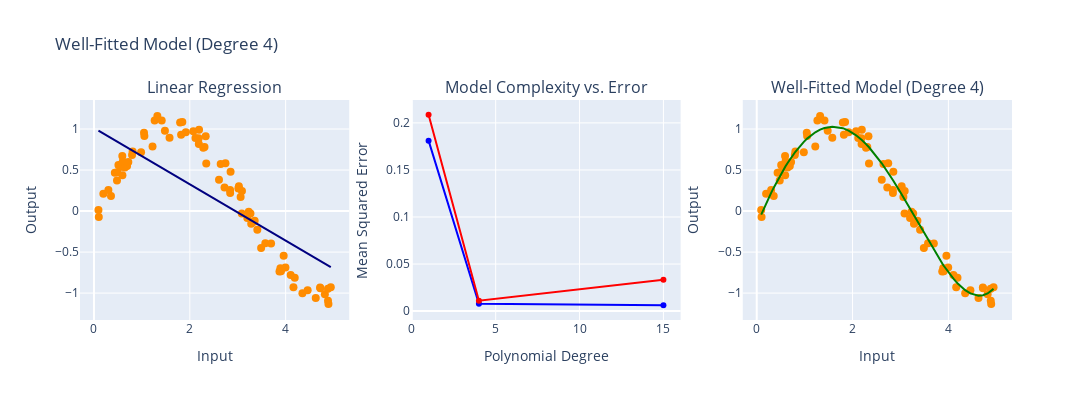

The cell this chart's notebook holds for it:
### Code cell
import numpy as np
import plotly.graph_objects as go
from sklearn.linear_model import LinearRegression
from sklearn.preprocessing import PolynomialFeatures
from sklearn.model_selection import train_test_split
from sklearn.metrics import mean_squared_error
from plotly.subplots import make_subplots

# Create a dataset with a quadratic relationship
np.random.seed(0)
X = np.sort(5 * np.random.rand(80, 1), axis=0)
y = np.sin(X).ravel() + np.random.normal(0, 0.1, X.shape[0])

# Split the data into training and testing sets
X_train, X_test, y_train, y_test = train_test_split(X, y, test_size=0.3, random_state=0)

# Create linear regression models of different complexities
lr = LinearRegression()
lr.fit(X_train, y_train)

# Create polynomial regression models of different degrees
degrees = [1, 4, 15]
mse_train, mse_test = [], []

for degree in degrees:
    poly = PolynomialFeatures(degree=degree)
    X_poly_train = poly.fit_transform(X_train)
    X_poly_test = poly.transform(X_test)
    
    lr_poly = LinearRegression()
    lr_poly.fit(X_poly_train, y_train)
    
    y_train_pred = lr_poly.predict(X_poly_train)
    y_test_pred = lr_poly.predict(X_poly_test)
    
    mse_train.append(mean_squared_error(y_train, y_train_pred))
    mse_test.append(mean_squared_error(y_test, y_test_pred))

# Create subplots
fig = make_subplots(rows=1, cols=3, subplot_titles=("Linear Regression", "Model Complexity vs. Error", "Well-Fitted Model (Degree 4)"))

# Plot Linear Regression
trace1 = go.Scatter(x=X.flatten(), y=y, mode="markers", marker=dict(size=8, color="darkorange"), name="data")
trace2 = go.Scatter(x=X.flatten(), y=lr.predict(X).flatten(), mode="lines", line=dict(color="navy", width=2), name="linear")
fig.add_trace(trace1, row=1, col=1)
fig.add_trace(trace2, row=1, col=1)
fig.update_xaxes(title_text="Input", row=1, col=1)
fig.update_yaxes(title_text="Output", row=1, col=1)
fig.update_layout(title_text="Linear Regression")

# Plot Model Complexity vs. Error
trace3 = go.Scatter(x=degrees, y=mse_train, mode="lines+markers", line=dict(color="blue"), name="Training error")
trace4 = go.Scatter(x=degrees, y=mse_test, mode="lines+markers", line=dict(color="red"), name="Testing error")
fig.add_trace(trace3, row=1, col=2)
fig.add_trace(trace4, row=1, col=2)
fig.update_xaxes(title_text="Polynomial Degree", row=1, col=2)
fig.update_yaxes(title_text="Mean Squared Error", row=1, col=2)
fig.update_layout(title_text="Model Complexity vs. Error")

# Plot Well-Fitted Model with Polynomial Degree 4
degree = 4
poly = PolynomialFeatures(degree=degree)
X_poly_train = poly.fit_transform(X_train)
X_poly_test = poly.transform(X_test)
lr_poly = LinearRegression()
lr_poly.fit(X_poly_train, y_train)
y_pred_poly = lr_poly.predict(poly.transform(X))

trace5 = go.Scatter(x=X.flatten(), y=y, mode="markers", marker=dict(size=8, color="darkorange"), name="data")
trace6 = go.Scatter(x=X.flatten(), y=y_pred_poly.flatten(), mode="lines", line=dict(color="green", width=2), name="degree 4")
fig.add_trace(trace5, row=1, col=3)
fig.add_trace(trace6, row=1, col=3)
fig.update_xaxes(title_text="Input", row=1, col=3)
fig.update_yaxes(title_text="Output", row=1, col=3)
fig.update_layout(title_text="Well-Fitted Model (Degree 4)")

# Update subplot layout
fig.update_layout(showlegend=False)
fig.update_layout(height=400, width=1200)

# Show the plot
fig.show()

### Figure 1 — Plotly figure (JSON) as saved in the notebook; plotly's stock layout.template omitted (floating-point values rounded to 4 significant figures)
{"data": [{"marker": {"color": "darkorange", "size": 8}, "mode": "markers", "name": "data", "type": "scatter", "x": [0.09395, 0.1011, 0.1959, 0.3011, 0.3552, 0.4356, 0.4805, 0.4855, 0.5102, 0.5519, 0.5914, 0.5936, 0.601, 0.6446, 0.6909, 0.7168, 0.7948, 0.8065, 0.9829, 1.044, 1.052, 1.222, 1.266, 1.323, 1.414, 1.481, 1.577, 1.798, 1.819, 1.844, 1.917, 2.073, 2.118, 2.185, 2.188, 2.193, 2.281, 2.307, 2.332, 2.343, 2.609, 2.644, 2.724, 2.744, 2.84, 2.842, 2.851, 3.014, 3.024, 3.06, 3.085, 3.088, 3.2, 3.229, 3.266, 3.282, 3.334, 3.353, 3.409, 3.488, 3.576, 3.696, 3.871, 3.891, 3.903, 3.959, 3.996, 4.105, 4.163, 4.19, 4.35, 4.459, 4.628, 4.719, 4.723, 4.818, 4.882, 4.884, 4.893, 4.942], "xaxis": "x", "y": [0.0125, -0.07171, 0.2124, 0.2564, 0.1847, 0.4683, 0.3715, 0.4719, 0.5613, 0.5372, 0.6714, 0.4359, 0.6057, 0.5324, 0.5502, 0.5991, 0.6826, 0.7275, 0.7156, 0.9547, 0.9149, 0.7862, 1.103, 1.159, 1.106, 0.978, 0.8929, 1.08, 0.9291, 1.085, 0.9614, 0.974, 0.8895, 0.8878, 0.8166, 0.9912, 0.7711, 0.781, 0.9126, 0.5814, 0.3805, 0.5738, 0.2879, 0.5815, 0.2555, 0.2202, 0.4788, 0.2755, 0.3039, 0.1716, -0.02923, 0.2444, -0.08478, -0.007519, -0.02891, -0.1551, -0.1297, -0.1178, -0.2267, -0.4496, -0.391, -0.3941, -0.736, -0.696, -0.7332, -0.5442, -0.6868, -0.7804, -0.9299, -0.8126, -1.003, -0.9649, -1.06, -0.9323, -0.9423, -1.015, -0.946, -1.095, -1.133, -0.9298], "yaxis": "y"}, {"line": {"color": "navy", "width": 2}, "mode": "lines", "name": "linear", "type": "scatter", "x": [0.09395, 0.1011, 0.1959, 0.3011, 0.3552, 0.4356, 0.4805, 0.4855, 0.5102, 0.5519, 0.5914, 0.5936, 0.601, 0.6446, 0.6909, 0.7168, 0.7948, 0.8065, 0.9829, 1.044, 1.052, 1.222, 1.266, 1.323, 1.414, 1.481, 1.577, 1.798, 1.819, 1.844, 1.917, 2.073, 2.118, 2.185, 2.188, 2.193, 2.281, 2.307, 2.332, 2.343, 2.609, 2.644, 2.724, 2.744, 2.84, 2.842, 2.851, 3.014, 3.024, 3.06, 3.085, 3.088, 3.2, 3.229, 3.266, 3.282, 3.334, 3.353, 3.409, 3.488, 3.576, 3.696, 3.871, 3.891, 3.903, 3.959, 3.996, 4.105, 4.163, 4.19, 4.35, 4.459, 4.628, 4.719, 4.723, 4.818, 4.882, 4.884, 4.893, 4.942], "xaxis": "x", "y": [0.9802, 0.9778, 0.9452, 0.9091, 0.8905, 0.8629, 0.8475, 0.8458, 0.8373, 0.823, 0.8094, 0.8087, 0.8061, 0.7912, 0.7753, 0.7664, 0.7396, 0.7356, 0.675, 0.6539, 0.6513, 0.5929, 0.5777, 0.5583, 0.527, 0.5041, 0.471, 0.3953, 0.3881, 0.3795, 0.3542, 0.3006, 0.2852, 0.2622, 0.2613, 0.2595, 0.2294, 0.2202, 0.212, 0.2079, 0.1166, 0.1045, 0.07707, 0.07032, 0.0373, 0.03663, 0.03361, -0.0223, -0.02588, -0.03832, -0.04663, -0.04783, -0.08609, -0.09634, -0.1087, -0.1143, -0.1322, -0.1388, -0.158, -0.1852, -0.2153, -0.2566, -0.3167, -0.3234, -0.3275, -0.3467, -0.3595, -0.3969, -0.4169, -0.426, -0.4811, -0.5185, -0.5765, -0.6077, -0.6093, -0.6419, -0.6638, -0.6644, -0.6675, -0.6843], "yaxis": "y"}, {"line": {"color": "blue"}, "mode": "lines+markers", "name": "Training error", "type": "scatter", "x": [1, 4, 15], "xaxis": "x2", "y": [0.1811, 0.007904, 0.006236], "yaxis": "y2"}, {"line": {"color": "red"}, "mode": "lines+markers", "name": "Testing error", "type": "scatter", "x": [1, 4, 15], "xaxis": "x2", "y": [0.2086, 0.01098, 0.03335], "yaxis": "y2"}, {"marker": {"color": "darkorange", "size": 8}, "mode": "markers", "name": "data", "type": "scatter", "x": [0.09395, 0.1011, 0.1959, 0.3011, 0.3552, 0.4356, 0.4805, 0.4855, 0.5102, 0.5519, 0.5914, 0.5936, 0.601, 0.6446, 0.6909, 0.7168, 0.7948, 0.8065, 0.9829, 1.044, 1.052, 1.222, 1.266, 1.323, 1.414, 1.481, 1.577, 1.798, 1.819, 1.844, 1.917, 2.073, 2.118, 2.185, 2.188, 2.193, 2.281, 2.307, 2.332, 2.343, 2.609, 2.644, 2.724, 2.744, 2.84, 2.842, 2.851, 3.014, 3.024, 3.06, 3.085, 3.088, 3.2, 3.229, 3.266, 3.282, 3.334, 3.353, 3.409, 3.488, 3.576, 3.696, 3.871, 3.891, 3.903, 3.959, 3.996, 4.105, 4.163, 4.19, 4.35, 4.459, 4.628, 4.719, 4.723, 4.818, 4.882, 4.884, 4.893, 4.942], "xaxis": "x3", "y": [0.0125, -0.07171, 0.2124, 0.2564, 0.1847, 0.4683, 0.3715, 0.4719, 0.5613, 0.5372, 0.6714, 0.4359, 0.6057, 0.5324, 0.5502, 0.5991, 0.6826, 0.7275, 0.7156, 0.9547, 0.9149, 0.7862, 1.103, 1.159, 1.106, 0.978, 0.8929, 1.08, 0.9291, 1.085, 0.9614, 0.974, 0.8895, 0.8878, 0.8166, 0.9912, 0.7711, 0.781, 0.9126, 0.5814, 0.3805, 0.5738, 0.2879, 0.5815, 0.2555, 0.2202, 0.4788, 0.2755, 0.3039, 0.1716, -0.02923, 0.2444, -0.08478, -0.007519, -0.02891, -0.1551, -0.1297, -0.1178, -0.2267, -0.4496, -0.391, -0.3941, -0.736, -0.696, -0.7332, -0.5442, -0.6868, -0.7804, -0.9299, -0.8126, -1.003, -0.9649, -1.06, -0.9323, -0.9423, -1.015, -0.946, -1.095, -1.133, -0.9298], "yaxis": "y3"}, {"line": {"color": "green", "width": 2}, "mode": "lines", "name": "degree 4", "type": "scatter", "x": [0.09395, 0.1011, 0.1959, 0.3011, 0.3552, 0.4356, 0.4805, 0.4855, 0.5102, 0.5519, 0.5914, 0.5936, 0.601, 0.6446, 0.6909, 0.7168, 0.7948, 0.8065, 0.9829, 1.044, 1.052, 1.222, 1.266, 1.323, 1.414, 1.481, 1.577, 1.798, 1.819, 1.844, 1.917, 2.073, 2.118, 2.185, 2.188, 2.193, 2.281, 2.307, 2.332, 2.343, 2.609, 2.644, 2.724, 2.744, 2.84, 2.842, 2.851, 3.014, 3.024, 3.06, 3.085, 3.088, 3.2, 3.229, 3.266, 3.282, 3.334, 3.353, 3.409, 3.488, 3.576, 3.696, 3.871, 3.891, 3.903, 3.959, 3.996, 4.105, 4.163, 4.19, 4.35, 4.459, 4.628, 4.719, 4.723, 4.818, 4.882, 4.884, 4.893, 4.942], "xaxis": "x3", "y": [-0.04276, -0.03316, 0.09111, 0.2215, 0.2853, 0.376, 0.4243, 0.4296, 0.4554, 0.4977, 0.5365, 0.5387, 0.5457, 0.5866, 0.6281, 0.6504, 0.7141, 0.7232, 0.8442, 0.8794, 0.8834, 0.9603, 0.9757, 0.9924, 1.013, 1.023, 1.029, 1.01, 1.006, 1.001, 0.9811, 0.9239, 0.9036, 0.8704, 0.8689, 0.8662, 0.8167, 0.8005, 0.7853, 0.7779, 0.5827, 0.5536, 0.4851, 0.4678, 0.3803, 0.3785, 0.3703, 0.2134, 0.203, 0.1669, 0.1426, 0.139, 0.0256, -0.005094, -0.04227, -0.05889, -0.1128, -0.1328, -0.1905, -0.2715, -0.3602, -0.4784, -0.6393, -0.6563, -0.6664, -0.7132, -0.743, -0.8242, -0.8631, -0.8798, -0.9643, -1.004, -1.031, -1.026, -1.026, -1.004, -0.9794, -0.9787, -0.9744, -0.9487], "yaxis": "y3"}], "layout": {"annotations": [{"font": {"size": 16}, "showarrow": false, "text": "Linear Regression", "x": 0.1444, "xanchor": "center", "xref": "paper", "y": 1, "yanchor": "bottom", "yref": "paper"}, {"font": {"size": 16}, "showarrow": false, "text": "Model Complexity vs. Error", "x": 0.5, "xanchor": "center", "xref": "paper", "y": 1, "yanchor": "bottom", "yref": "paper"}, {"font": {"size": 16}, "showarrow": false, "text": "Well-Fitted Model (Degree 4)", "x": 0.8556, "xanchor": "center", "xref": "paper", "y": 1, "yanchor": "bottom", "yref": "paper"}], "height": 400, "showlegend": false, "title": {"text": "Well-Fitted Model (Degree 4)"}, "width": 1200, "xaxis": {"anchor": "y", "domain": [0, 0.2889], "title": {"text": "Input"}}, "xaxis2": {"anchor": "y2", "domain": [0.3556, 0.6444], "title": {"text": "Polynomial Degree"}}, "xaxis3": {"anchor": "y3", "domain": [0.7111, 1], "title": {"text": "Input"}}, "yaxis": {"anchor": "x", "domain": [0, 1], "title": {"text": "Output"}}, "yaxis2": {"anchor": "x2", "domain": [0, 1], "title": {"text": "Mean Squared Error"}}, "yaxis3": {"anchor": "x3", "domain": [0, 1], "title": {"text": "Output"}}}}
